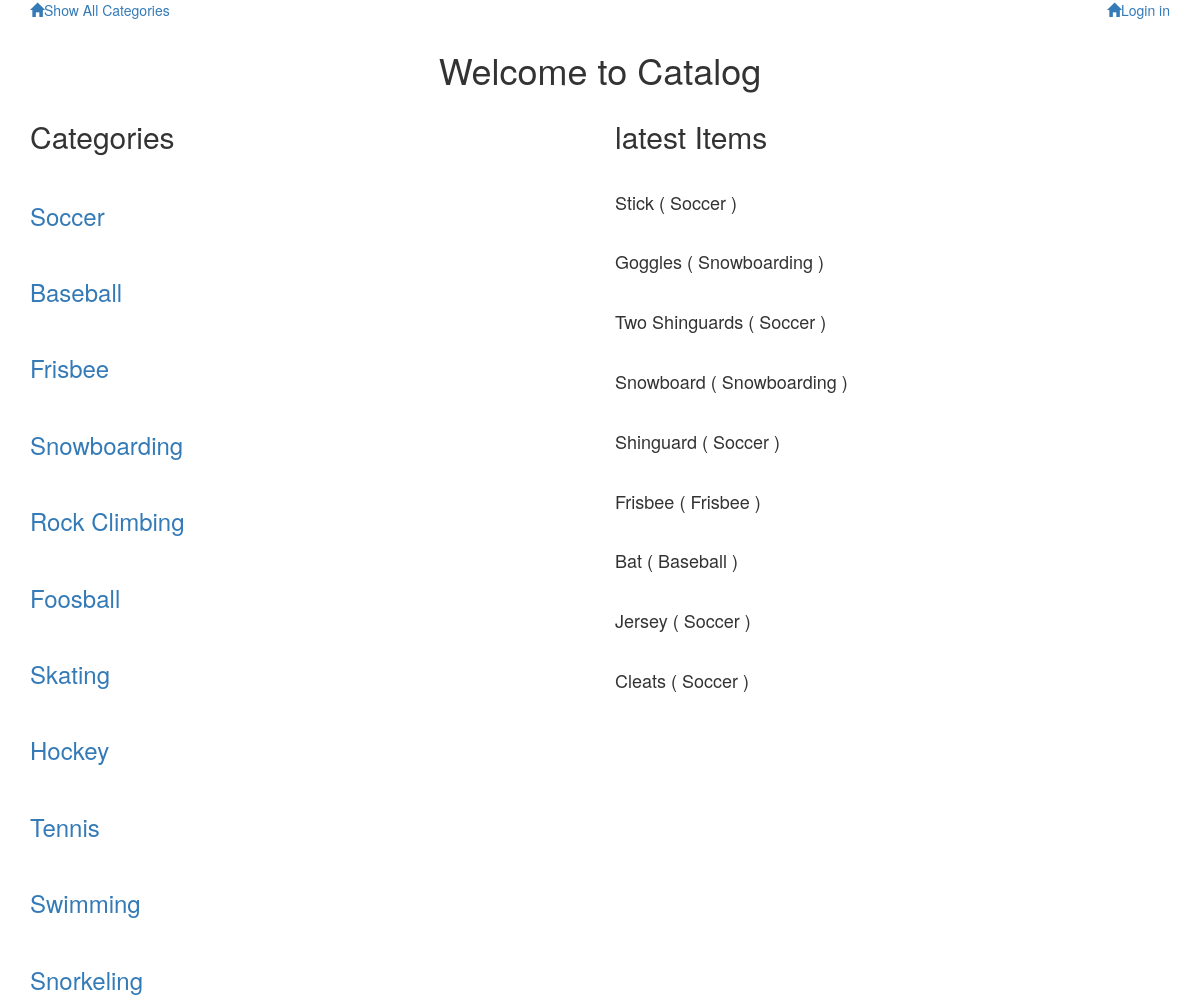
Page /Catalog/ on the committed database.
### database_setup.py (models this page shows, shortened)
class Category(Base):
    __tablename__ = "category"
    id = Column(Integer, primary_key=True)
    name = Column(String(250), nullable=False)
    user_id = Column(Integer, ForeignKey('user.id'))
    user = relationship(User)

class Items(Base):
    __tablename__ = "items"
    name = Column(String(80), nullable=False)
    id = Column(Integer, primary_key=True)
    description = Column(String(250))
    category_id = Column(Integer, ForeignKey('category.id'))
    category = relationship(Category)
    user_id = Column(Integer, ForeignKey('user.id'))
    user = relationship(User)

### project.py (the view)
@app.route('/')
@app.route('/Catalog/')
def show_categories():
    category = session.query(Category)
    items = session.query(Items).all()
    return render_template("Categories.html", category=category,items=items)

### templates/Categories.html
{% extends "main.html" %}
{% block content %}
{% include "header.html" %}
<html>
<center><h1>Welcome to Catalog</h1></center>
<div class="row">
      <div class="col-sm-6">
              <h2>Categories</h2>
	{% for cat in category %}
    <br>
  			<a href='{{url_for("showCategory",category_name= cat.name) }}'> <h3>{{cat.name}}</h3> </a>
	{% endfor %}
    </div>
    <div class="col-sm-6" >
      <p>
     <h2>latest Items</h2>
        <br>
       {% for item in items:%}
  <h4>  {{item.name + " ( " + item.category.name + " ) "}}</h4>
        <br>
        {%endfor%}
        </p>
    </div>
</div>
</html>
{% endblock %}

### templates/main.html (shortened to what this page needs)
<!DOCTYPE html>
<html lang="en">
	<head>
		<link rel="stylesheet" href="//netdna.bootstrapcdn.com/bootstrap/3.1.1/css/bootstrap.min.css">
		<link rel=stylesheet type=text/css href="{{ url_for('static', filename='styles.css') }}">
	</head>
	<body>
		<div class="container">
			{% block content %}
			{% endblock %}
		</div>
	</body>
</html>

### templates/header.html
<div class="row top-menu">
	<div class="col-md-6">
		<a href="{{url_for('show_categories')}}">
			<span class="glyphicon glyphicon-home" aria-hidden="true"></span>Show All Categories
		</a>
	</div>
	<div class="col-md-6 text-right">
		{%if 'username' not in session %}
					<p><a href="{{url_for('login')}}">
			<span class="glyphicon glyphicon-home" aria-hidden="true"></span>Login in
		</a> </p>
		{% else %}
					<a href="{{url_for('logout')}}" class="user__nav">
						Logout
					</a>
{% endif %}
	</div>
</div>

### static/styles.css (style rules this page uses)
html { box-sizing: border-box; background-image: url('background.jpg'); width:100%; }
*, *:before, *:after { box-sizing: inherit; }
html { font-size: 16px; line-height: 24px; font-family: "Lato", sans-serif; }

### rows in the picture
Category: name "Soccer"
Category: name "Baseball"
Category: name "Frisbee"
Category: name "Snowboarding"
Category: name "Rock Climbing"
Category: name "Foosball"
Category: name "Skating"
Category: name "Hockey"
Category: name "Tennis"
Category: name "Swimming"
Category: name "Snorkeling"
Items: name.name "Stick ( Soccer )"
Items: name.name "Goggles ( Snowboarding )"
Items: name.name "Two Shinguards ( Soccer )"
Items: name.name "Snowboard ( Snowboarding )"
Items: name.name "Shinguard ( Soccer )"
Items: name.name "Frisbee ( Frisbee )"
Items: name.name "Bat ( Baseball )"
Items: name.name "Jersey ( Soccer )"
Items: name.name "Cleats ( Soccer )"
